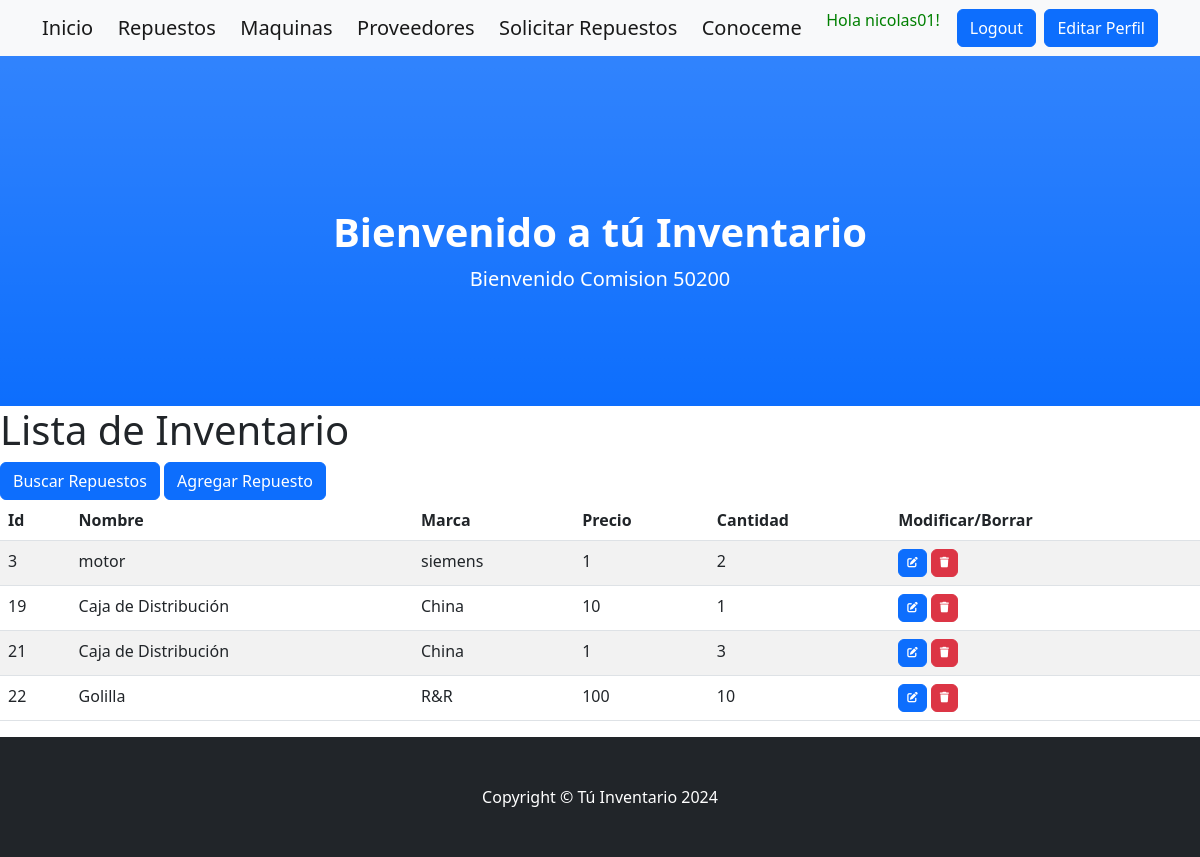
/aplicacion/repuestos/ (signed in), run on the app's committed database.
### aplicacion/models.py (models this page shows, shortened)
class Repuestos(models.Model):
    nombre = models.CharField(max_length=50)
    marca = models.CharField(max_length=50)
    precio = models.IntegerField()
    cantidad = models.IntegerField()

### aplicacion/views.py (the view)
# urls.py: path('repuestos/',RepuestosList.as_view(), name="repuestos"),
class RepuestosList(LoginRequiredMixin, ListView):
    model = Repuestos

### aplicacion/templates/aplicacion/repuestos_list.html (shortened to what this page needs)
{% extends 'aplicacion/home.html' %}
{% block descripcion %}
<h1> Lista de Inventario </h1>
{% endblock descripcion %}
{% block contenido %}
<a href="http://localhost:8000/aplicacion/buscar/" class="btn btn-primary">Buscar Repuestos</a>
<a href="http://localhost:8000/aplicacion/repuestos_create/" class="btn btn-primary">Agregar Repuesto</a>
    <table class="table table-striped">
        <thead>
            <tr>
                <th>Id</th>
                <th>Nombre</th>
                <th>Marca</th>
                <th>Precio</th>
                <th>Cantidad</th>
                <th>Modificar/Borrar</th>
            </tr>
        </thead>
        <tbody>
    {% for r in repuestos_list  %}
            <tr>
                <td>{{ r.id }}</td>
                <td>{{ r.nombre }}</td>
                <td>{{ r.marca }}</td>
                <td>{{ r.precio }}</td>
                <td>{{ r.cantidad }}</td>
                <td>
                    <a
                    href="{% url 'repuestos_update' r.id %}"
                    class="btn btn-primary"
                    style="--bs-btn-padding-y: .25rem; --bs-btn-padding-x: .5rem; --bs-btn-font-size: .75rem;"
                    >
                  </a>
                  <a
                    href="{% url 'repuestos_delete' r.id %}"
                    class="btn btn-danger"
                    style="--bs-btn-padding-y: .25rem; --bs-btn-padding-x: .5rem; --bs-btn-font-size: .75rem;"
                    >
                  </a>
                </td>
            </tr>
    {% endfor %}
        </tbody>
    </table>
{% endblock contenido %}

### aplicacion/templates/aplicacion/home.html (shortened to what this page needs)
<!DOCTYPE html>
<html lang="en">
    <head>
        {% load static %}
        <link href="{% static 'css/styles.css' %}" rel="stylesheet" />
         <link rel="stylesheet" href="https://cdnjs.cloudflare.com/ajax/libs/font-awesome/6.4.0/css/all.min.css">
    </head>
    <body id="page-top">
        <nav class="navbar navbar-light bg-light static-top">
            <div class="container">
                <a class="navbar-brand" href="{% url 'home' %}">Inicio</a>
                {% if user.is_authenticated %}
                <a class="navbar-brand" href="{% url 'repuestos' %}">Repuestos</a>
                <a class="navbar-brand" href="{% url 'maquina' %}">Maquinas</a>
                <a class="navbar-brand" href="{% url 'proveedores' %}">Proveedores</a>
                <a class="navbar-brand" href="{% url 'solicitudrepuesto' %}">Solicitar Repuestos</a>
                <a class="navbar-brand" href="{% url 'conoceme' %}">Conoceme</a>
                <p style="color:green">Hola {{user.username}}!</p>
                <a class="btn btn-primary" href="{% url 'logout' %}">Logout</a>
                <a class="btn btn-primary" href="{% url 'editar_perfil' %}">Editar Perfil</a>
                {% else %}
                  <a class ="btn btn-primary" href = "{% url 'login'%}">Login</a>
                  <a class ="btn btn-success" href = "{% url 'registro'%}">Registro</a>
                {% endif %}
            </div>
        </nav>
        <header class="bg-primary bg-gradient text-white">
            <div class="container px-4 text-center">
                <h1 class="fw-bolder">Bienvenido a tú Inventario</h1>
                <p class="lead">Bienvenido Comision 50200</p>
            </div>
        </header>
        {% block descripcion %}{% endblock descripcion %}
        {% block contenido %}
        {% endblock contenido %}
        <footer class="py-5 bg-dark">
            <div class="container px-4"><p class="m-0 text-center text-white">Copyright &copy; Tú Inventario 2024</p></div>
        </footer>
    </body>
</html>

### data on the page
Repuestos: id "3", nombre "motor", marca "siemens", precio "1", cantidad "2"
Repuestos: id "19", nombre "Caja de Distribución", marca "China", precio "10", cantidad "1"
Repuestos: id "21", nombre "Caja de Distribución", marca "China", precio "1", cantidad "3"
Repuestos: id "22", nombre "Golilla", marca "R&R", precio "100", cantidad "10"

### other printed values
{{ user.username }} "nicolas01"
